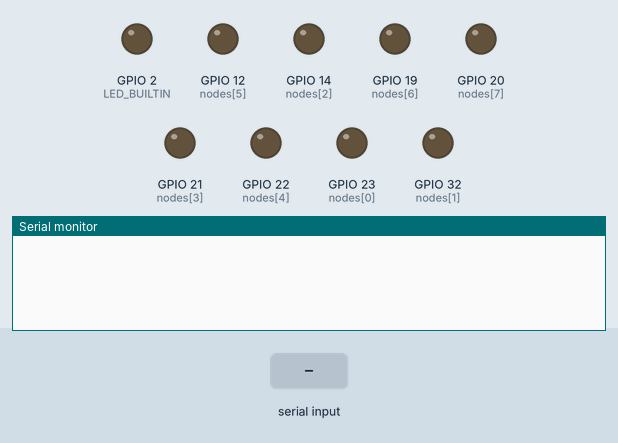
A sketch run on a simulated ESP32. Shown: output pins drawn as LEDs (lit = HIGH), the last lines printed to the serial monitor. The test bench sets the inputs (shaded band).

Above: at 3.2 s.
3.3 s: "90,45\n" received over Serial
At 4.1 s:
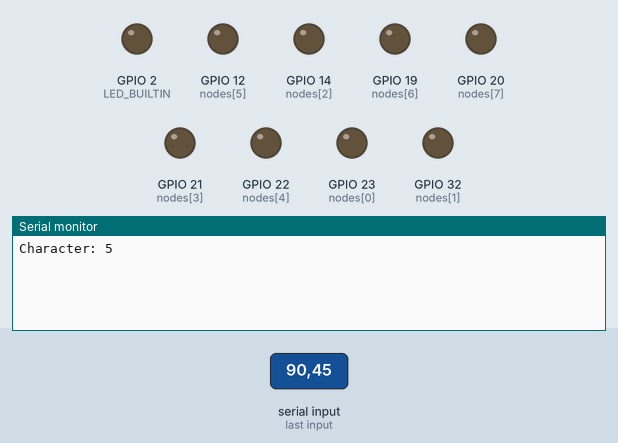
4.8 s: "1\n" received over Serial
At 5.2 s:
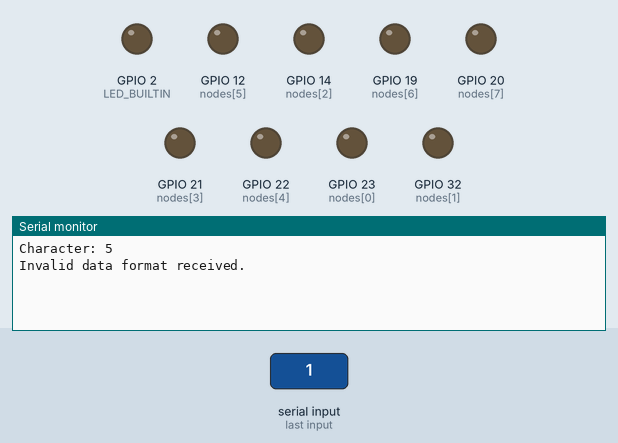

The sketch:

_OLD__VIBRATION_CONTROLING.ino
```cpp
const int LED_BUILTIN = 2;

int nodes[9] = {23, 32, 14, 21, 22, 12, 19, 20, 21};
int nodeCount = 9;

struct CharNodeMapping {
  char character;
  int node1;
  int node2;
};

CharNodeMapping charNodeMap[] = {
  {'H', 1, 3},  // H: Node 1 + Node 3
  {'E', 2, -1}, // E: Node 2
  {'L', 4, 6},  // L: Node 4 + Node 6
  {'P', 8, 9},  // P: Node 8 + Node 9
  {'M', 5, 6},  // M: Node 5 + Node 6
  {' ', 5, -1}  // Break: Node 5
};

int charNodeMapSize = sizeof(charNodeMap) / sizeof(charNodeMap[0]);

void setup() {
  Serial.begin(115200);
  delay(2000);

  for (int i = 0; i < nodeCount; i++) {
    pinMode(nodes[i], OUTPUT);
    analogWrite(nodes[i], 0);
  }

  pinMode(LED_BUILTIN, OUTPUT);
  digitalWrite(LED_BUILTIN, LOW);
}


void loop() {
  if (Serial.available() > 0) {
    digitalWrite(LED_BUILTIN, HIGH);
    String inputData = Serial.readStringUntil('\n');
    //Serial.println(inputData);

    int commaIndex = inputData.indexOf(',');
    if (commaIndex > 0) {
      String flagStr = inputData.substring(0, commaIndex);
      String text = inputData.substring(commaIndex + 2);

      int flag = flagStr.toInt();

      int speedValue;
      if (flag == 1) {
        speedValue = 255;
        Serial.println("SOS detected!");
      } else if (flag == 0) {
        speedValue = 125;
        Serial.println("No SOS detected.");
      }

      int textLength = text.length();
      char charArray[textLength + 1];
      text.toCharArray(charArray, textLength + 1);

      for (int i = 0; i < textLength; i++) {
        char c = charArray[i];
        Serial.print("Character: ");
        Serial.println(c);

        for (int j = 0; j < charNodeMapSize; j++) {
          if (charNodeMap[j].character == c) {
            int node1 = charNodeMap[j].node1;
            int node2 = charNodeMap[j].node2;
            Serial.print("Node1: ");
            Serial.println(node1);
            Serial.print("Node2: ");
            Serial.println(node2);

            if (node1 > 0) {
              analogWrite(nodes[node1 - 1], speedValue);
            }

            if (node2 > 0) {
              analogWrite(nodes[node2 - 1], speedValue);
            }

            delay(1000);

            if (node1 > 0) {
              analogWrite(nodes[node1 - 1], 0);
            }

            if (node2 > 0) {
              analogWrite(nodes[node2 - 1], 0);
            }

            delay(1000);
            break;
          }
        }
      }
    } else {
      Serial.println("Invalid data format received.");
    }
    digitalWrite(LED_BUILTIN, LOW);
  }
}
```

Measured:
- after the input at 3.3 s, the serial monitor: prints a new line at once (image 1)
- after the input at 4.8 s, the serial monitor: prints a new line at once (image 2)
